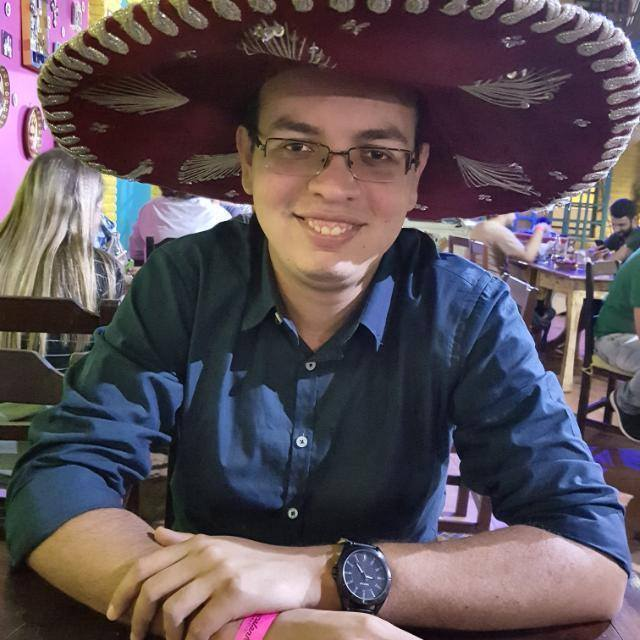
#> input picture Júlio/Mini projeto_02/Julio_Projeto01/pp.jpg, 640 x 640 px
$ python Project_01.py
#> lines starting #> are read from the running program, lines starting #| are printed output that depends on the picture
import math
import numpy as np
import cv2

width = 640*2
height = 480*2

referencePoints = [np.float32(
    [[width/4, height/4],
    [2*width/4, height/4],
    [2*width/4, 2*height/4],
    [width/4, 2*height/4]]
),
np.float32([[2.5*width/4, 2.5*height/4],
    [3*width/4, 2.5*height/4],
    [3*width/4, 3*height/4],
    [2.5*width/4, 3*height/4]]
    ),

np.float32([[3.5*width/4, 3.5*height/4],
    [4*width/4, 3.5*height/4],
    [4*width/4, 4*height/4],
    [3.5*width/4, 4*height/4]]
    )]

currentPoint = (-1, -1)
calibrating = True
fullScreen = False
ready = False
# TODO: mudar o nome do arquivo da imagem
inputImage1 = [cv2.imread("pp.jpg"), cv2.imread("pp.jpg"), cv2.imread('pp.jpg')]
rows1, cols1 = [i.shape[0] for i in inputImage1], [i.shape[1] for i in inputImage1]
#> rows1 = [640, 640, 640]; cols1 = [640, 640, 640]
pts1 = [np.float32(
    [[0,0],
    [cols,0],
    [cols, rows],
    [0, rows]]
) for cols, rows in zip(cols1, rows1)]
#> pts1 = [[[0, 0], [640, 0], [640, 640], [0, 640]], [[0, 0], [640, 0], [640, 640], [0, 640]], [[0, 0], [640, 0], [640, 640], [0, 640]]]

image = np.zeros((height, width, 3), dtype=np.uint8)

def pointColor(n):
    if n==0:
        return (0, 0, 255)
    elif n==1:
        return (0, 255, 255)
    elif n==2:
        return (255, 255, 0)
    else:
        return (0, 255, 0)

def mouse(event, x, y, flags, param):
    global currentPoint

    if event == cv2.EVENT_LBUTTONDOWN:
        cp = 0
        for i in range(len(referencePoints)):
            for point in referencePoints[i]:
                dist = math.sqrt((x-point[0])*(x-point[0])+(y-point[1])*(y-point[1]))
                if dist < 10:
                    print("mouse event ponto {},{} indice {}".format(x,y,i))
                    currentPoint = (cp%4,i)
                    print(currentPoint[1])
                    break
                else:
                    cp += 1

    if event == cv2.EVENT_LBUTTONUP:
        currentPoint = (-1,-1)

    if currentPoint[0] != -1:
            referencePoints[currentPoint[1]][currentPoint[0]] = [x, y]
cv2.namedWindow("test", cv2.WINDOW_NORMAL)
cv2.setMouseCallback("test", mouse)
cap = [cv2.VideoCapture('1.avi'),cv2.VideoCapture('2.mp4'),cv2.VideoCapture('3.mp4')]

while True:
    image[:] = (0, 0, 0)
    if calibrating:
        color = 0
        for i in range(len(referencePoints)):
            for point in referencePoints[i]:
                cv2.circle(image, (int(point[0]), int(point[1])),5, pointColor(color%4), -1)
                color += 1
    for i in range(len(referencePoints)):

        if not ready:
            M = cv2.getPerspectiveTransform(pts1[i], referencePoints[i])
            cv2.warpPerspective(inputImage1[i], M, (width, height), image, borderMode=cv2.BORDER_TRANSPARENT)
        else:
            frame = cap[i].read()[1]
            rows1, cols1 = frame.shape[0], frame.shape[1]
            pts1 = np.float32(
                [[0,0],
                [cols1,0],
                [cols1, rows1],
                [0, rows1]])

            M = cv2.getPerspectiveTransform(pts1, referencePoints[i])
            cv2.warpPerspective(frame, M, (width, height), image, borderMode=cv2.BORDER_TRANSPARENT)
#> this loop made 3 passes
#> M on passes 1 to 3: [[0.5, 0, 320], [0, 0.375, 240], [0, 0, 1]], [[0.25, 0, 800], [0, 0.188, 600], [0, 0, 1]], [[0.25, 0, 1120], [0, 0.188, 840], [0, 0, 1]]
    cv2.imshow("test", image)
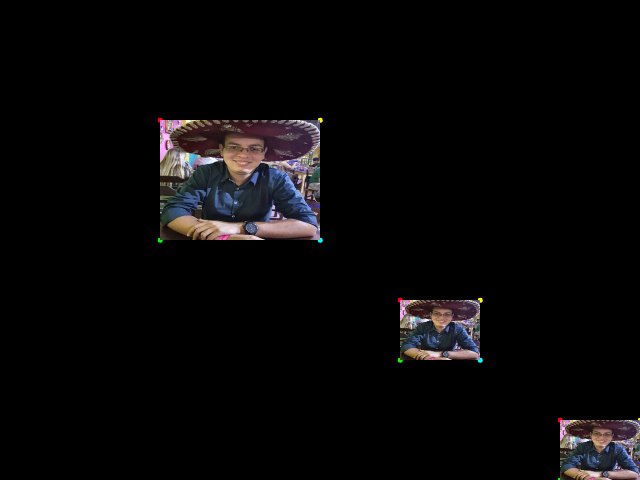
#> window 'test': shape (960, 1280, 3) (shown at 1/2 size); mean B, G, R 8.2, 7.6, 8.6
    key = cv2.waitKey(1) & 0xFF
#> (key q is pressed here)
    if key == ord("r"):
        ready = True
    if key == ord("c"):
        calibrating = not calibrating

    if key == ord("f"):
        if not fullScreen:
            cv2.setWindowProperty("test", cv2.WND_PROP_FULLSCREEN, cv2.WINDOW_FULLSCREEN)
        else:
            cv2.setWindowProperty("test", cv2.WND_PROP_FULLSCREEN, cv2.WINDOW_NORMAL)
        fullScreen = not fullScreen

    if key == ord("q"):
        break

cv2.destroyAllWindows()
